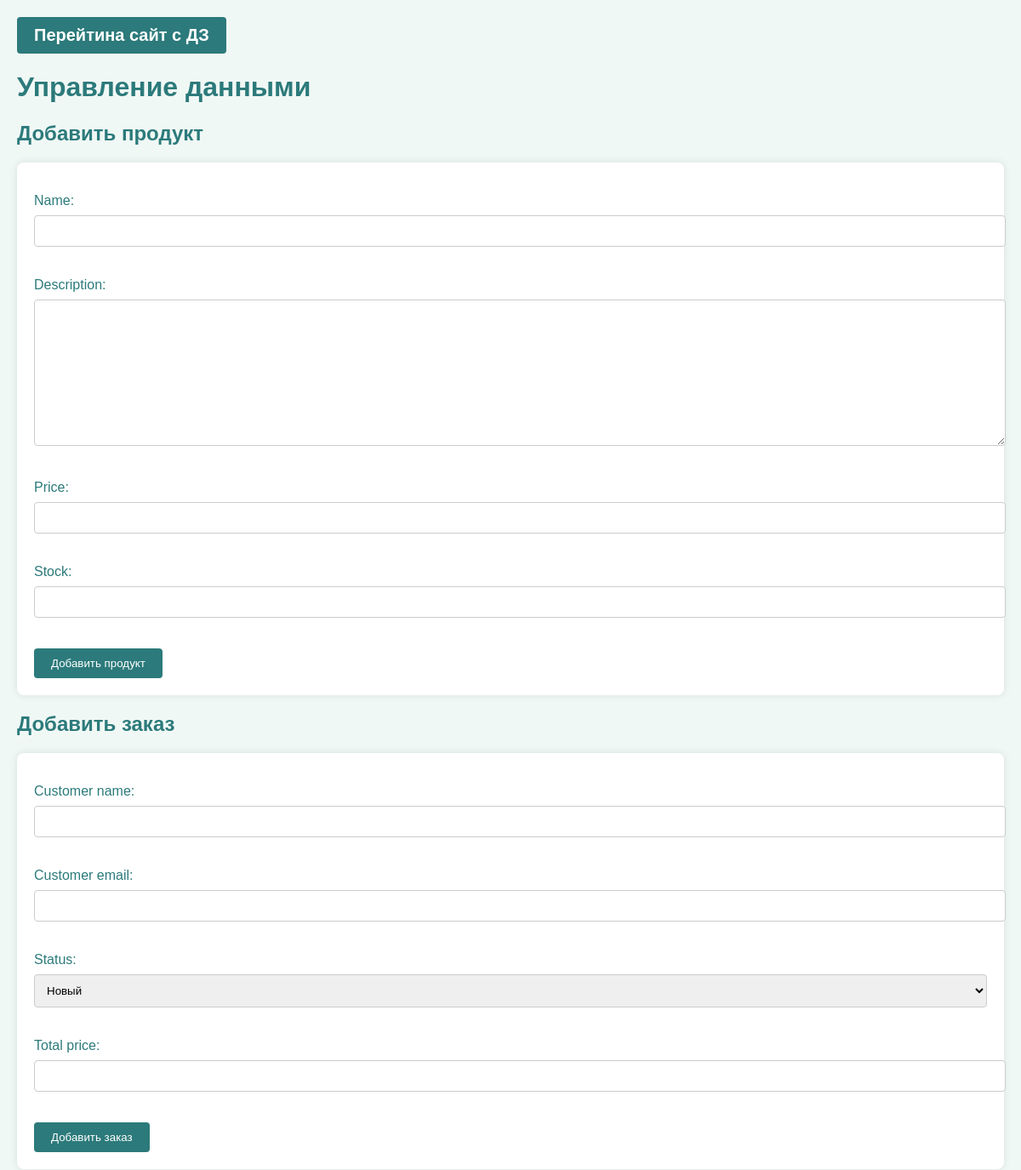
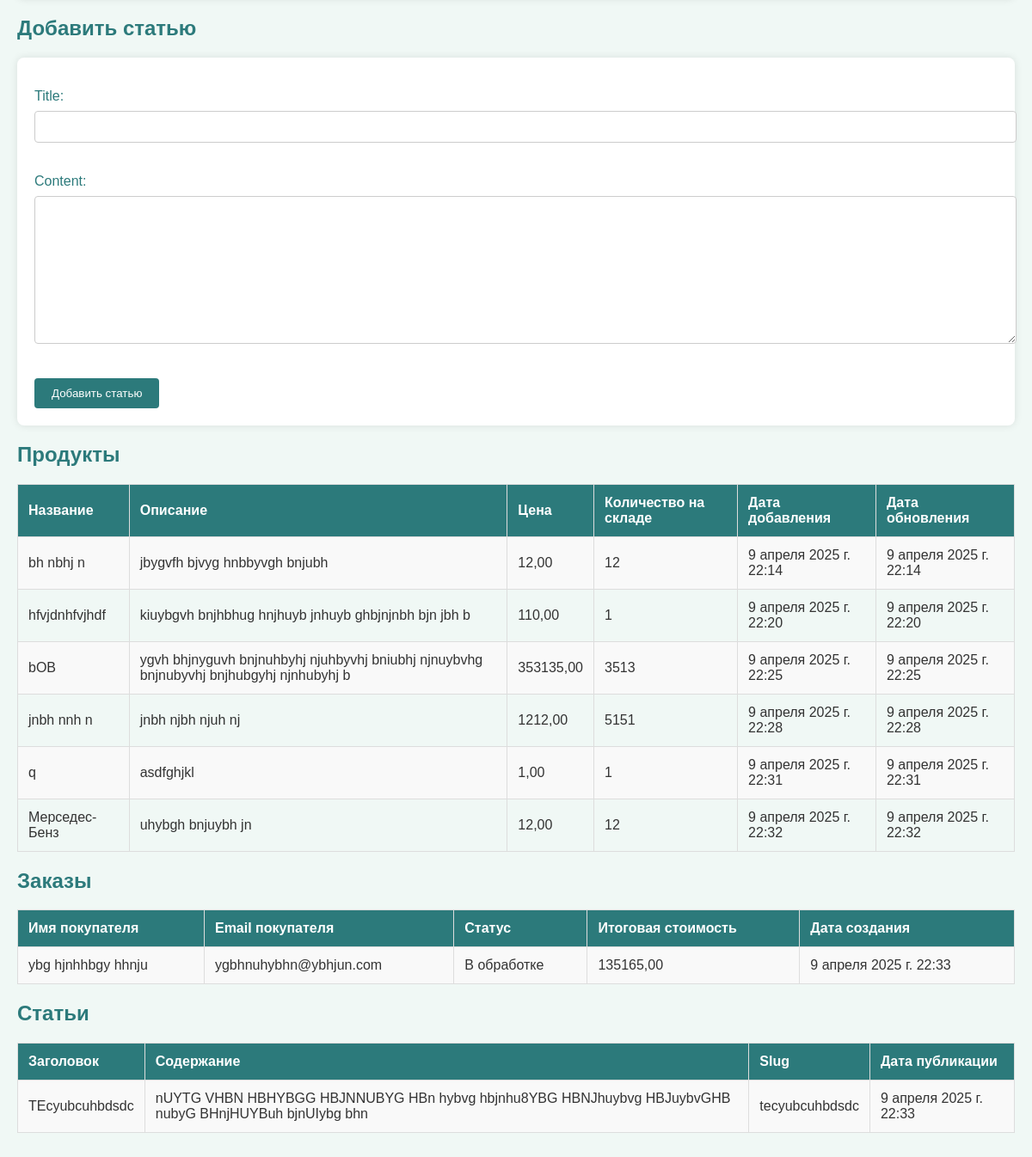
Screenshot of /manage_data/ with the database file from the repository (2 pictures, top to bottom).
### homework/models.py (models this page shows, shortened)
class Product(models.Model):
    name = models.CharField(max_length=100, unique=True)
    description = models.TextField(blank=True)
    price = models.DecimalField(max_digits=10, decimal_places=2, validators=[MinValueValidator(0)])
    stock = models.PositiveIntegerField(validators=[MinValueValidator(0)])
    created_at = models.DateTimeField(auto_now_add=True)
    updated_at = models.DateTimeField(auto_now=True)

class Order(models.Model):
    STATUS_CHOICES = [
        ('Новый', 'Новый'),
        ('В обработке', 'В обработке'),
        ('Доставлен', 'Доставлен'),
        ('Отменен', 'Отменен'),
    ]
    customer_name = models.CharField(max_length=100)
    customer_email = models.EmailField()
    status = models.CharField(max_length=20, choices=STATUS_CHOICES, default='Новый')
    total_price = models.DecimalField(max_digits=10, decimal_places=2, validators=[MinValueValidator(0.01)])
    created_at = models.DateTimeField(auto_now_add=True)

class Article(models.Model):
    title = models.CharField(max_length=200, unique=True)
    content = models.TextField()
    slug = models.SlugField(unique=True, blank=True)
    created_at = models.DateTimeField(auto_now_add=True)
    published_at = models.DateTimeField(default=timezone.now)

### homework/views.py (the view, shortened to what this page needs)
# urls.py: path('manage_data/', views.manage_data, name='manage_data'),
def manage_data(request):
    product_form = forms.ProductForm(request.POST or None)
    order_form = forms.OrderForm(request.POST or None)
    article_form = forms.ArticleForm(request.POST or None)
    products = models.Product.objects.all()
    orders = models.Order.objects.all()
    articles = models.Article.objects.all()
    context = {
        'product_form': product_form,
        'order_form': order_form,
        'article_form': article_form,
        'products': products,
        'orders': orders,
        'articles': articles,
    }
    return render(request, 'homework/manage_data.html', context)

### homework/forms.py
class ProductForm(forms.ModelForm):
    class Meta:
        model = Product
        fields = ['name', 'description', 'price', 'stock']

class OrderForm(forms.ModelForm):
    class Meta:
        model = Order
        fields = ['customer_name', 'customer_email', 'status', 'total_price']

### homework/templates/homework/manage_data.html (shortened to what this page needs)
<!DOCTYPE html>
<html lang="ru">
<head>
</head>
<body>
    <button><a href="{% url 'go_to_homework' pk=8 %}"> Перейтина сайт с ДЗ</a></button>
    <h1>Управление данными</h1>
    <h2>Добавить продукт</h2>
    <form method="post">
        {{ product_form.as_p }}
        <button type="submit" name="product_submit">Добавить продукт</button>
    </form>
    <h2>Добавить заказ</h2>
    <form method="post">
        {{ order_form.as_p }}
        <button type="submit" name="order_submit">Добавить заказ</button>
    </form>
    <h2>Добавить статью</h2>
    <form method="post">
        {{ article_form.as_p }}
        <button type="submit" name="article_submit">Добавить статью</button>
    </form>
    <h2>Продукты</h2>
    <table>
        <tr>
            <th>Название</th>
            <th>Описание</th>
            <th>Цена</th>
            <th>Количество на складе</th>
            <th>Дата добавления</th>
            <th>Дата обновления</th>
        </tr>
        {% for product in products %}
        <tr>
            <td>{{ product.name }}</td>
            <td>{{ product.description }}</td>
            <td>{{ product.price }}</td>
            <td>{{ product.stock }}</td>
            <td>{{ product.created_at }}</td>
            <td>{{ product.updated_at }}</td>
        </tr>
        {% endfor %}
    </table>
    <h2>Заказы</h2>
    <table>
        <tr>
            <th>Имя покупателя</th>
            <th>Email покупателя</th>
            <th>Статус</th>
            <th>Итоговая стоимость</th>
            <th>Дата создания</th>
        </tr>
        {% for order in orders %}
        <tr>
            <td>{{ order.customer_name }}</td>
            <td>{{ order.customer_email }}</td>
            <td>{{ order.status }}</td>
            <td>{{ order.total_price }}</td>
            <td>{{ order.created_at }}</td>
        </tr>
        {% endfor %}
    </table>
    <h2>Статьи</h2>
    <table>
        <tr>
            <th>Заголовок</th>
            <th>Содержание</th>
            <th>Slug</th>
            <th>Дата публикации</th>
        </tr>
        {% for article in articles %}
        <tr>
            <td>{{ article.title }}</td>
            <td>{{ article.content }}</td>
            <td>{{ article.slug }}</td>
            <td>{{ article.published_at }}</td>
        </tr>
        {% endfor %}
    </table>
</body>
</html>

### homework/templates/homework/manage_data.html (style rules this page uses)
body { font-family: Arial, sans-serif; background-color: #f0f8f5; color: #333; margin: 0; padding: 20px; }
a { text-decoration: none; color: white; font-size: 20px; font-weight: bold; }
h1, h2 { color: #2c7a7b; }
form { background-color: #fff; padding: 20px; border-radius: 8px; box-shadow: 0 0 10px rgba(0, 0, 0, 0.1); margin-bottom: 20px; }
label { display: block; margin-bottom: 8px; color: #2c7a7b; }
input, select, textarea { width: 100%; padding: 10px; margin-bottom: 20px; border: 1px solid #ccc; border-radius: 4px; }
button { background-color: #2c7a7b; color: #fff; padding: 10px 20px; border: none; border-radius: 4px; cursor: pointer; }
table { width: 100%; border-collapse: collapse; margin-bottom: 20px; }
table, th, td { border: 1px solid #ddd; }
th, td { padding: 12px; text-align: left; }
th { background-color: #2c7a7b; color: #fff; }
tr:nth-child(even) { background-color: #f9f9f9; }

### rows the page displays
Product: name "bh nbhj n", description "jbygvfh bjvyg hnbbyvgh bnjubh", price "12,00", stock "12", created_at "9 апреля 2025 г. 22:14", updated_at "9 апреля 2025 г. 22:14"
Product: name "hfvjdnhfvjhdf", description "kiuybgvh bnjhbhug hnjhuyb jnhuyb ghbjnjnbh bjn jbh b", price "110,00", stock "1", created_at "9 апреля 2025 г. 22:20", updated_at "9 апреля 2025 г. 22:20"
Product: name "bOB", description "ygvh bhjnyguvh bnjnuhbyhj njuhbyvhj bniubhj njnuybvhg bnjnubyvhj bnjhubgyhj njnhubyhj b", price "353135,00", stock "3513", created_at "9 апреля 2025 г. 22:25", updated_at "9 апреля 2025 г. 22:25"
Product: name "jnbh nnh n", description "jnbh njbh njuh nj", price "1212,00", stock "5151", created_at "9 апреля 2025 г. 22:28", updated_at "9 апреля 2025 г. 22:28"
Product: name "q", description "asdfghjkl", price "1,00", stock "1", created_at "9 апреля 2025 г. 22:31", updated_at "9 апреля 2025 г. 22:31"
Product: name "Мерседес-Бенз", description "uhybgh bnjuybh jn", price "12,00", stock "12", created_at "9 апреля 2025 г. 22:32", updated_at "9 апреля 2025 г. 22:32"
Order: customer_name "ybg hjnhhbgy hhnju", customer_email "ygbhnuhybhn@ybhjun.com", status "В обработке", total_price "135165,00", created_at "9 апреля 2025 г. 22:33"
Article: title "TEcyubcuhbdsdc", content "nUYTG VHBN HBHYBGG HBJNNUBYG HBn hybvg hbjnhu8YBG HBNJhuybvg HBJuybvGHB nubyG BHnjHUYBuh bjnUIybg bhn", slug "tecyubcuhbdsdc", published_at "9 апреля 2025 г. 22:33"
